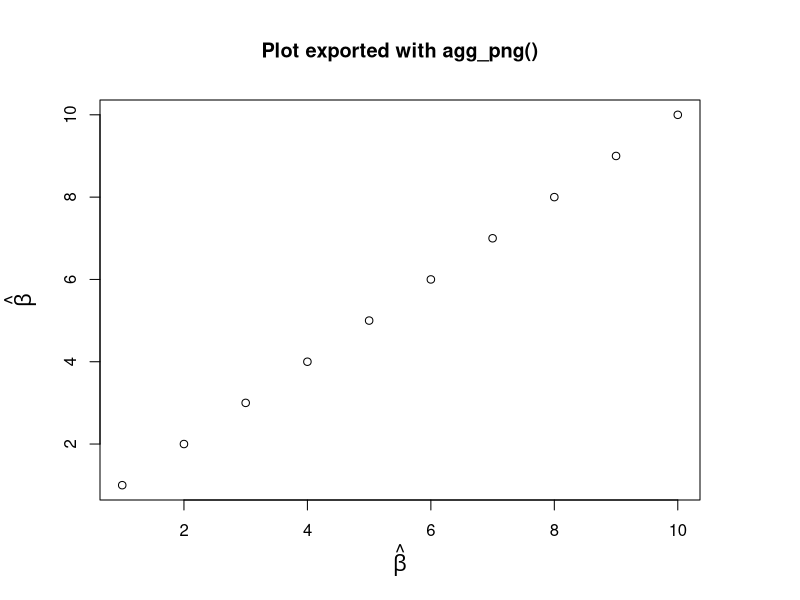
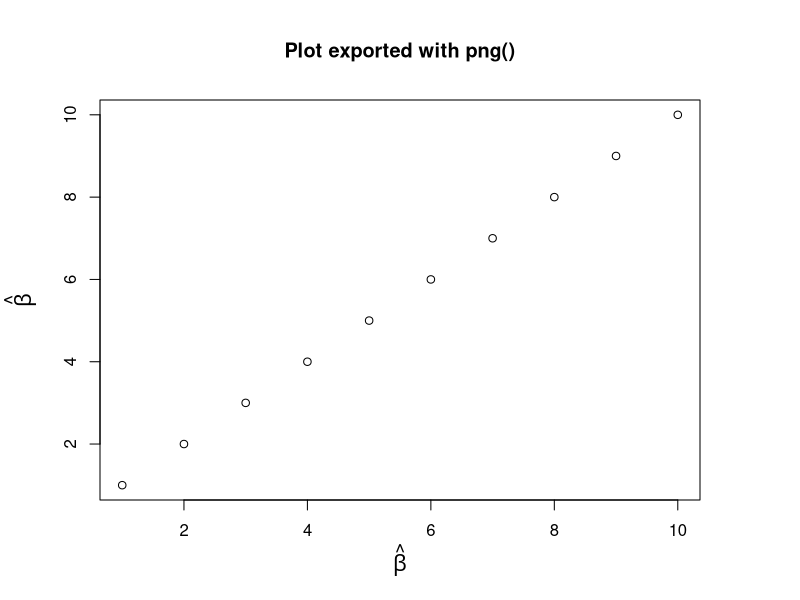
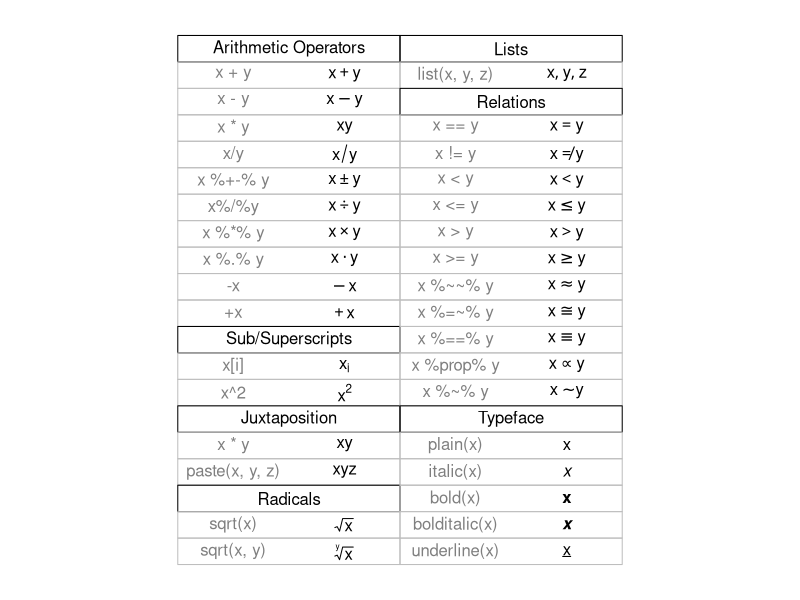
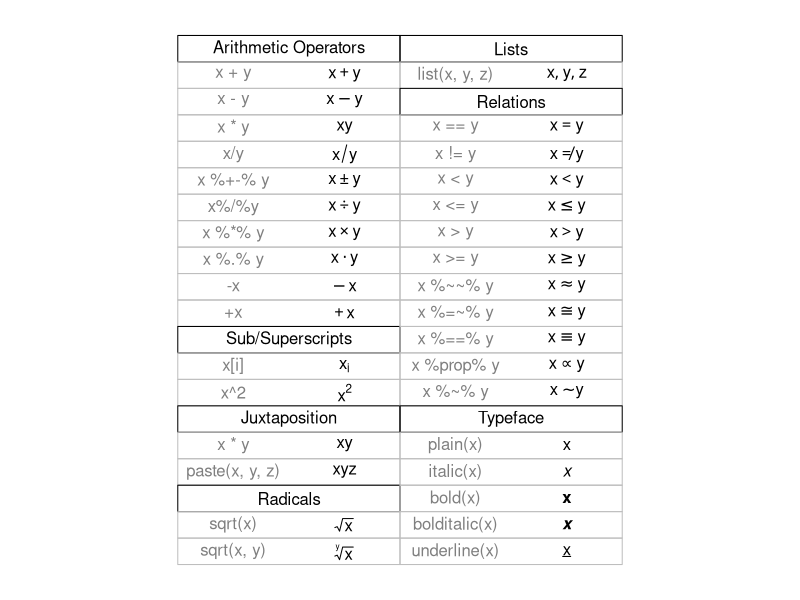
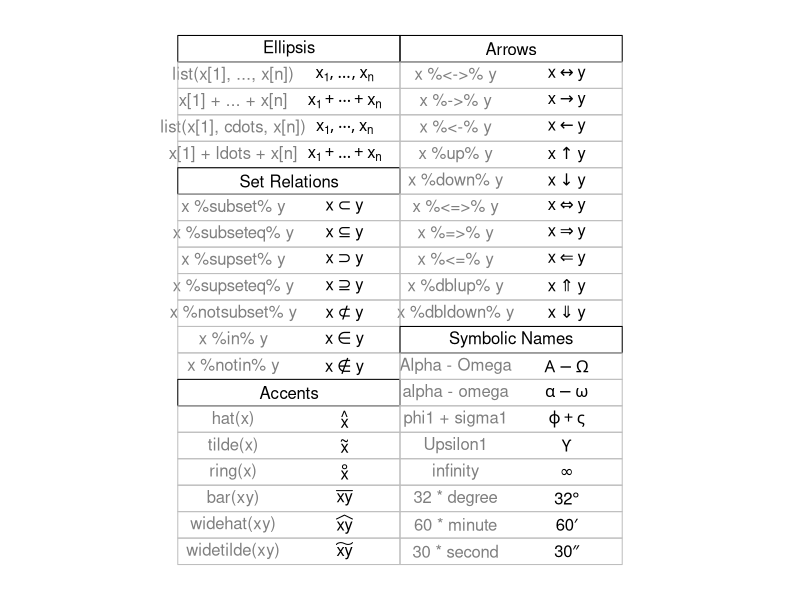
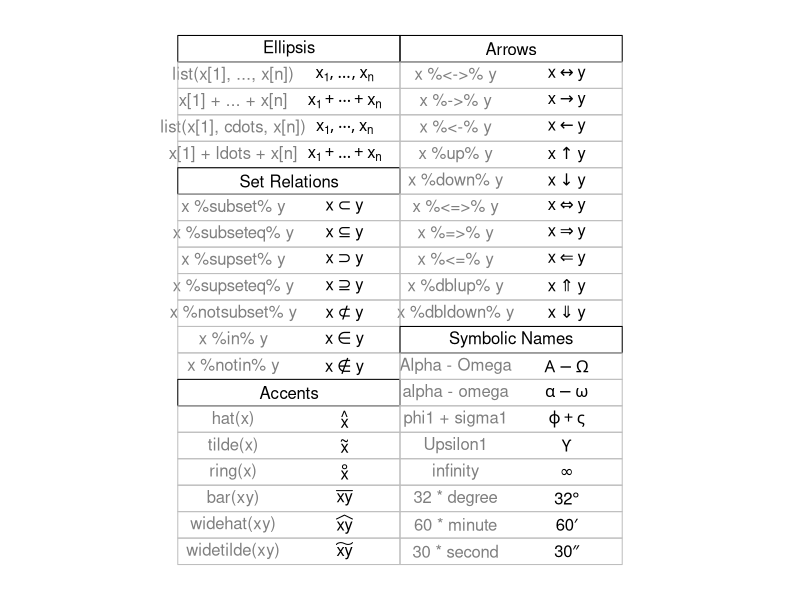
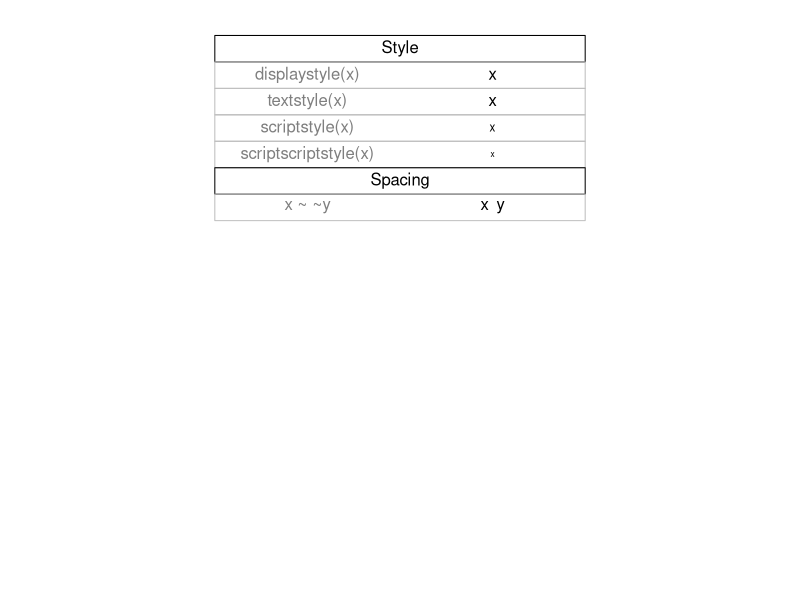
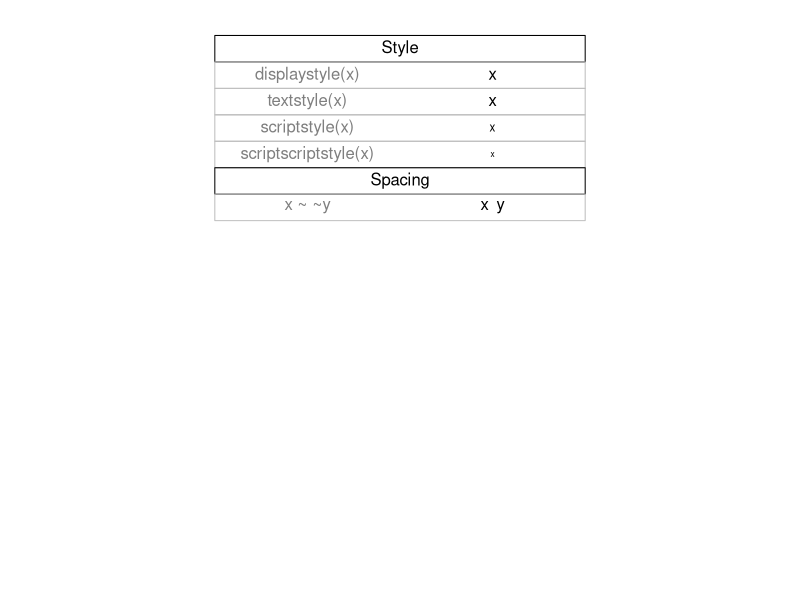

Generate these figures, in order, with R:
# Examples from grDevices::plotmath helpfil
if (Sys.info()['sysname'] == "Darwin") os <- "macos"
if (Sys.info()['sysname'] == "Linux") os <- "linux"
if (Sys.info()['sysname'] == "Windows") os <- "windows"

library(ragg)
library(glue)

systemfonts::register_variant("symbol", "Liberation Sans")

reso <- 300
scl <- reso/72

agg_png(glue('img/example-1-ragg-plot-{os}-liberationsans.png'), units = "px", res = reso, height = scl*480, width = scl*480)
par(mar = c(5, 5, 5, 5), cex.lab = 1.3)
plot(1:10, xlab = expression(hat(beta)), ylab = expression(hat(beta)))
title("Plot exported with agg_png()")
dev.off()

png(glue('img/example-1-png-plot-{os}-liberationsans.png'), units = "px", res = reso, height = scl*480, width = scl*480)
par(mar = c(5, 5, 5, 5), cex.lab = 1.3)
plot(1:10, xlab = expression(hat(beta)), ylab = expression(hat(beta)))
title("Plot exported with png()")
dev.off()

reso <- 300
scl <- reso/72

# demo 1
#  Copyright (C) 2002-2016 The R Core Team

require(datasets)
require(grDevices); require(graphics)

## --- "math annotation" in plots :

######
# create tables of mathematical annotation functionality
######
make.table <- function(nr, nc) {
  savepar <- par(mar=rep(0, 4), pty="s")
  plot(c(0, nc*2 + 1), c(0, -(nr + 1)),
       type="n", xlab="", ylab="", axes=FALSE)
  savepar
}

get.r <- function(i, nr) {
  i %% nr + 1
}

get.c <- function(i, nr) {
  i %/% nr + 1
}

draw.title.cell <- function(title, i, nr) {
  r <- get.r(i, nr)
  c <- get.c(i, nr)
  text(2*c - .5, -r, title)
  rect((2*(c - 1) + .5), -(r - .5), (2*c + .5), -(r + .5))
}

draw.plotmath.cell <- function(expr, i, nr, string = NULL) {
  r <- get.r(i, nr)
  c <- get.c(i, nr)
  if (is.null(string)) {
    string <- deparse(expr)
    string <- substr(string, 12, nchar(string) - 1)
  }
  text((2*(c - 1) + 1), -r, string, col="grey50")
  text((2*c), -r, expr, adj=c(.5,.5))
  rect((2*(c - 1) + .5), -(r - .5), (2*c + .5), -(r + .5), border="grey")
}

# demo 1 - ragg
nr <- 20
nc <- 2

agg_png(glue('img/demo-1-{os}-liberationsans.png'), units = "px", res = reso, height = scl*480, width = scl*480)
oldpar <- make.table(nr, nc)
i <- 0
draw.title.cell("Arithmetic Operators", i, nr); i <- i + 1
draw.plotmath.cell(expression(x + y), i, nr); i <- i + 1
draw.plotmath.cell(expression(x - y), i, nr); i <- i + 1
draw.plotmath.cell(expression(x * y), i, nr); i <- i + 1
draw.plotmath.cell(expression(x / y), i, nr); i <- i + 1
draw.plotmath.cell(expression(x %+-% y), i, nr); i <- i + 1
draw.plotmath.cell(expression(x %/% y), i, nr); i <- i + 1
draw.plotmath.cell(expression(x %*% y), i, nr); i <- i + 1
draw.plotmath.cell(expression(x %.% y), i, nr); i <- i + 1
draw.plotmath.cell(expression(-x), i, nr); i <- i + 1
draw.plotmath.cell(expression(+x), i, nr); i <- i + 1
draw.title.cell("Sub/Superscripts", i, nr); i <- i + 1
draw.plotmath.cell(expression(x[i]), i, nr); i <- i + 1
draw.plotmath.cell(expression(x^2), i, nr); i <- i + 1
draw.title.cell("Juxtaposition", i, nr); i <- i + 1
draw.plotmath.cell(expression(x * y), i, nr); i <- i + 1
draw.plotmath.cell(expression(paste(x, y, z)), i, nr); i <- i + 1
draw.title.cell("Radicals", i, nr); i <- i + 1
draw.plotmath.cell(expression(sqrt(x)), i, nr); i <- i + 1
draw.plotmath.cell(expression(sqrt(x, y)), i, nr); i <- i + 1
draw.title.cell("Lists", i, nr); i <- i + 1
draw.plotmath.cell(expression(list(x, y, z)), i, nr); i <- i + 1
draw.title.cell("Relations", i, nr); i <- i + 1
draw.plotmath.cell(expression(x == y), i, nr); i <- i + 1
draw.plotmath.cell(expression(x != y), i, nr); i <- i + 1
draw.plotmath.cell(expression(x < y), i, nr); i <- i + 1
draw.plotmath.cell(expression(x <= y), i, nr); i <- i + 1
draw.plotmath.cell(expression(x > y), i, nr); i <- i + 1
draw.plotmath.cell(expression(x >= y), i, nr); i <- i + 1
draw.plotmath.cell(expression(x %~~% y), i, nr); i <- i + 1
draw.plotmath.cell(expression(x %=~% y), i, nr); i <- i + 1
draw.plotmath.cell(expression(x %==% y), i, nr); i <- i + 1
draw.plotmath.cell(expression(x %prop% y), i, nr); i <- i + 1
draw.plotmath.cell(expression(x %~% y), i, nr); i <- i + 1
draw.title.cell("Typeface", i, nr); i <- i + 1
draw.plotmath.cell(expression(plain(x)), i, nr); i <- i + 1
draw.plotmath.cell(expression(italic(x)), i, nr); i <- i + 1
draw.plotmath.cell(expression(bold(x)), i, nr); i <- i + 1
draw.plotmath.cell(expression(bolditalic(x)), i, nr); i <- i + 1
draw.plotmath.cell(expression(underline(x)), i, nr); i <- i + 1
dev.off()

# demo 1 - png
nr <- 20
nc <- 2

png(glue('img/demo-1-{os}-png-liberationsans.png'), units = "px", res = reso, height = scl*480, width = scl*480)
oldpar <- make.table(nr, nc)
i <- 0
draw.title.cell("Arithmetic Operators", i, nr); i <- i + 1
draw.plotmath.cell(expression(x + y), i, nr); i <- i + 1
draw.plotmath.cell(expression(x - y), i, nr); i <- i + 1
draw.plotmath.cell(expression(x * y), i, nr); i <- i + 1
draw.plotmath.cell(expression(x / y), i, nr); i <- i + 1
draw.plotmath.cell(expression(x %+-% y), i, nr); i <- i + 1
draw.plotmath.cell(expression(x %/% y), i, nr); i <- i + 1
draw.plotmath.cell(expression(x %*% y), i, nr); i <- i + 1
draw.plotmath.cell(expression(x %.% y), i, nr); i <- i + 1
draw.plotmath.cell(expression(-x), i, nr); i <- i + 1
draw.plotmath.cell(expression(+x), i, nr); i <- i + 1
draw.title.cell("Sub/Superscripts", i, nr); i <- i + 1
draw.plotmath.cell(expression(x[i]), i, nr); i <- i + 1
draw.plotmath.cell(expression(x^2), i, nr); i <- i + 1
draw.title.cell("Juxtaposition", i, nr); i <- i + 1
draw.plotmath.cell(expression(x * y), i, nr); i <- i + 1
draw.plotmath.cell(expression(paste(x, y, z)), i, nr); i <- i + 1
draw.title.cell("Radicals", i, nr); i <- i + 1
draw.plotmath.cell(expression(sqrt(x)), i, nr); i <- i + 1
draw.plotmath.cell(expression(sqrt(x, y)), i, nr); i <- i + 1
draw.title.cell("Lists", i, nr); i <- i + 1
draw.plotmath.cell(expression(list(x, y, z)), i, nr); i <- i + 1
draw.title.cell("Relations", i, nr); i <- i + 1
draw.plotmath.cell(expression(x == y), i, nr); i <- i + 1
draw.plotmath.cell(expression(x != y), i, nr); i <- i + 1
draw.plotmath.cell(expression(x < y), i, nr); i <- i + 1
draw.plotmath.cell(expression(x <= y), i, nr); i <- i + 1
draw.plotmath.cell(expression(x > y), i, nr); i <- i + 1
draw.plotmath.cell(expression(x >= y), i, nr); i <- i + 1
draw.plotmath.cell(expression(x %~~% y), i, nr); i <- i + 1
draw.plotmath.cell(expression(x %=~% y), i, nr); i <- i + 1
draw.plotmath.cell(expression(x %==% y), i, nr); i <- i + 1
draw.plotmath.cell(expression(x %prop% y), i, nr); i <- i + 1
draw.plotmath.cell(expression(x %~% y), i, nr); i <- i + 1
draw.title.cell("Typeface", i, nr); i <- i + 1
draw.plotmath.cell(expression(plain(x)), i, nr); i <- i + 1
draw.plotmath.cell(expression(italic(x)), i, nr); i <- i + 1
draw.plotmath.cell(expression(bold(x)), i, nr); i <- i + 1
draw.plotmath.cell(expression(bolditalic(x)), i, nr); i <- i + 1
draw.plotmath.cell(expression(underline(x)), i, nr); i <- i + 1
dev.off()

# demo 2 - ragg
agg_png(glue('img/demo-2-{os}-liberationsans.png'), units = "px", res = reso, height = scl*480, width = scl*480)
# Need fewer, wider columns for ellipsis ...
nr <- 20
nc <- 2
make.table(nr, nc)
i <- 0
draw.title.cell("Ellipsis", i, nr); i <- i + 1
draw.plotmath.cell(expression(list(x[1], ..., x[n])), i, nr); i <- i + 1
draw.plotmath.cell(expression(x[1] + ... + x[n]), i, nr); i <- i + 1
draw.plotmath.cell(expression(list(x[1], cdots, x[n])), i, nr); i <- i + 1
draw.plotmath.cell(expression(x[1] + ldots + x[n]), i, nr); i <- i + 1
draw.title.cell("Set Relations", i, nr); i <- i + 1
draw.plotmath.cell(expression(x %subset% y), i, nr); i <- i + 1
draw.plotmath.cell(expression(x %subseteq% y), i, nr); i <- i + 1
draw.plotmath.cell(expression(x %supset% y), i, nr); i <- i + 1
draw.plotmath.cell(expression(x %supseteq% y), i, nr); i <- i + 1
draw.plotmath.cell(expression(x %notsubset% y), i, nr); i <- i + 1
draw.plotmath.cell(expression(x %in% y), i, nr); i <- i + 1
draw.plotmath.cell(expression(x %notin% y), i, nr); i <- i + 1
draw.title.cell("Accents", i, nr); i <- i + 1
draw.plotmath.cell(expression(hat(x)), i, nr); i <- i + 1
draw.plotmath.cell(expression(tilde(x)), i, nr); i <- i + 1
draw.plotmath.cell(expression(ring(x)), i, nr); i <- i + 1
draw.plotmath.cell(expression(bar(xy)), i, nr); i <- i + 1
draw.plotmath.cell(expression(widehat(xy)), i, nr); i <- i + 1
draw.plotmath.cell(expression(widetilde(xy)), i, nr); i <- i + 1
draw.title.cell("Arrows", i, nr); i <- i + 1
draw.plotmath.cell(expression(x %<->% y), i, nr); i <- i + 1
draw.plotmath.cell(expression(x %->% y), i, nr); i <- i + 1
draw.plotmath.cell(expression(x %<-% y), i, nr); i <- i + 1
draw.plotmath.cell(expression(x %up% y), i, nr); i <- i + 1
draw.plotmath.cell(expression(x %down% y), i, nr); i <- i + 1
draw.plotmath.cell(expression(x %<=>% y), i, nr); i <- i + 1
draw.plotmath.cell(expression(x %=>% y), i, nr); i <- i + 1
draw.plotmath.cell(expression(x %<=% y), i, nr); i <- i + 1
draw.plotmath.cell(expression(x %dblup% y), i, nr); i <- i + 1
draw.plotmath.cell(expression(x %dbldown% y), i, nr); i <- i + 1
draw.title.cell("Symbolic Names", i, nr); i <- i + 1
draw.plotmath.cell(expression(Alpha - Omega), i, nr); i <- i + 1
draw.plotmath.cell(expression(alpha - omega), i, nr); i <- i + 1
draw.plotmath.cell(expression(phi1 + sigma1), i, nr); i <- i + 1
draw.plotmath.cell(expression(Upsilon1), i, nr); i <- i + 1
draw.plotmath.cell(expression(infinity), i, nr); i <- i + 1
draw.plotmath.cell(expression(32 * degree), i, nr); i <- i + 1
draw.plotmath.cell(expression(60 * minute), i, nr); i <- i + 1
draw.plotmath.cell(expression(30 * second), i, nr); i <- i + 1
dev.off()

# demo 2 - png
png(glue('img/demo-2-{os}-png-liberationsans.png'), units = "px", res = reso, height = scl*480, width = scl*480)
# Need fewer, wider columns for ellipsis ...
nr <- 20
nc <- 2
make.table(nr, nc)
i <- 0
draw.title.cell("Ellipsis", i, nr); i <- i + 1
draw.plotmath.cell(expression(list(x[1], ..., x[n])), i, nr); i <- i + 1
draw.plotmath.cell(expression(x[1] + ... + x[n]), i, nr); i <- i + 1
draw.plotmath.cell(expression(list(x[1], cdots, x[n])), i, nr); i <- i + 1
draw.plotmath.cell(expression(x[1] + ldots + x[n]), i, nr); i <- i + 1
draw.title.cell("Set Relations", i, nr); i <- i + 1
draw.plotmath.cell(expression(x %subset% y), i, nr); i <- i + 1
draw.plotmath.cell(expression(x %subseteq% y), i, nr); i <- i + 1
draw.plotmath.cell(expression(x %supset% y), i, nr); i <- i + 1
draw.plotmath.cell(expression(x %supseteq% y), i, nr); i <- i + 1
draw.plotmath.cell(expression(x %notsubset% y), i, nr); i <- i + 1
draw.plotmath.cell(expression(x %in% y), i, nr); i <- i + 1
draw.plotmath.cell(expression(x %notin% y), i, nr); i <- i + 1
draw.title.cell("Accents", i, nr); i <- i + 1
draw.plotmath.cell(expression(hat(x)), i, nr); i <- i + 1
draw.plotmath.cell(expression(tilde(x)), i, nr); i <- i + 1
draw.plotmath.cell(expression(ring(x)), i, nr); i <- i + 1
draw.plotmath.cell(expression(bar(xy)), i, nr); i <- i + 1
draw.plotmath.cell(expression(widehat(xy)), i, nr); i <- i + 1
draw.plotmath.cell(expression(widetilde(xy)), i, nr); i <- i + 1
draw.title.cell("Arrows", i, nr); i <- i + 1
draw.plotmath.cell(expression(x %<->% y), i, nr); i <- i + 1
draw.plotmath.cell(expression(x %->% y), i, nr); i <- i + 1
draw.plotmath.cell(expression(x %<-% y), i, nr); i <- i + 1
draw.plotmath.cell(expression(x %up% y), i, nr); i <- i + 1
draw.plotmath.cell(expression(x %down% y), i, nr); i <- i + 1
draw.plotmath.cell(expression(x %<=>% y), i, nr); i <- i + 1
draw.plotmath.cell(expression(x %=>% y), i, nr); i <- i + 1
draw.plotmath.cell(expression(x %<=% y), i, nr); i <- i + 1
draw.plotmath.cell(expression(x %dblup% y), i, nr); i <- i + 1
draw.plotmath.cell(expression(x %dbldown% y), i, nr); i <- i + 1
draw.title.cell("Symbolic Names", i, nr); i <- i + 1
draw.plotmath.cell(expression(Alpha - Omega), i, nr); i <- i + 1
draw.plotmath.cell(expression(alpha - omega), i, nr); i <- i + 1
draw.plotmath.cell(expression(phi1 + sigma1), i, nr); i <- i + 1
draw.plotmath.cell(expression(Upsilon1), i, nr); i <- i + 1
draw.plotmath.cell(expression(infinity), i, nr); i <- i + 1
draw.plotmath.cell(expression(32 * degree), i, nr); i <- i + 1
draw.plotmath.cell(expression(60 * minute), i, nr); i <- i + 1
draw.plotmath.cell(expression(30 * second), i, nr); i <- i + 1
dev.off()

# demo 3 - ragg
agg_png(glue('img/demo-3-{os}-liberationsans.png'), units = "px", res = reso, height = scl*480, width = scl*480)
# Need even fewer, wider columns for typeface and style ...
nr <- 20
nc <- 1
make.table(nr, nc)
i <- 0
draw.title.cell("Style", i, nr); i <- i + 1
draw.plotmath.cell(expression(displaystyle(x)), i, nr); i <- i + 1
draw.plotmath.cell(expression(textstyle(x)), i, nr); i <- i + 1
draw.plotmath.cell(expression(scriptstyle(x)), i, nr); i <- i + 1
draw.plotmath.cell(expression(scriptscriptstyle(x)), i, nr); i <- i + 1
draw.title.cell("Spacing", i, nr); i <- i + 1
draw.plotmath.cell(expression(x ~~ y), i, nr); i <- i + 1
dev.off()

# demo 3 - png
png(glue('img/demo-3-{os}-png-liberationsans.png'), units = "px", res = reso, height = scl*480, width = scl*480)
# Need even fewer, wider columns for typeface and style ...
nr <- 20
nc <- 1
make.table(nr, nc)
i <- 0
draw.title.cell("Style", i, nr); i <- i + 1
draw.plotmath.cell(expression(displaystyle(x)), i, nr); i <- i + 1
draw.plotmath.cell(expression(textstyle(x)), i, nr); i <- i + 1
draw.plotmath.cell(expression(scriptstyle(x)), i, nr); i <- i + 1
draw.plotmath.cell(expression(scriptscriptstyle(x)), i, nr); i <- i + 1
draw.title.cell("Spacing", i, nr); i <- i + 1
draw.plotmath.cell(expression(x ~~ y), i, nr); i <- i + 1
dev.off()

# demo 4 - ragg
agg_png(glue('img/demo-4-{os}-liberationsans.png'), units = "px", res = reso, height = scl*480, width = scl*480)
# Need fewer, taller rows for fractions ...
# cheat a bit to save pages
# par(new = TRUE)
nr <- 10
nc <- 1
make.table(nr, nc)
i <- 4
draw.plotmath.cell(expression(x + phantom(0) + y), i, nr); i <- i + 1
draw.plotmath.cell(expression(x + over(1, phantom(0))), i, nr); i <- i + 1
draw.title.cell("Fractions", i, nr); i <- i + 1
draw.plotmath.cell(expression(frac(x, y)), i, nr); i <- i + 1
draw.plotmath.cell(expression(over(x, y)), i, nr); i <- i + 1
draw.plotmath.cell(expression(atop(x, y)), i, nr); i <- i + 1
dev.off()

# demo 4 - png
png(glue('img/demo-4-{os}-png-liberationsans.png'), units = "px", res = reso, height = scl*480, width = scl*480)
# Need fewer, taller rows for fractions ...
# cheat a bit to save pages
# par(new = TRUE)
nr <- 10
nc <- 1
make.table(nr, nc)
i <- 4
draw.plotmath.cell(expression(x + phantom(0) + y), i, nr); i <- i + 1
draw.plotmath.cell(expression(x + over(1, phantom(0))), i, nr); i <- i + 1
draw.title.cell("Fractions", i, nr); i <- i + 1
draw.plotmath.cell(expression(frac(x, y)), i, nr); i <- i + 1
draw.plotmath.cell(expression(over(x, y)), i, nr); i <- i + 1
draw.plotmath.cell(expression(atop(x, y)), i, nr); i <- i + 1
dev.off()

# demo 5 - ragg
agg_png(glue('img/demo-5-{os}-liberationsans.png'), units = "px", res = reso, height = scl*480, width = scl*480)
# Need fewer, taller rows and fewer, wider columns for big operators ...
nr <- 10
nc <- 1
make.table(nr, nc)
i <- 0
draw.title.cell("Big Operators", i, nr); i <- i + 1
draw.plotmath.cell(expression(sum(x[i], i=1, n)), i, nr); i <- i + 1
draw.plotmath.cell(expression(prod(plain(P)(X == x), x)), i, nr); i <- i + 1
draw.plotmath.cell(expression(integral(f(x) * dx, a, b)), i, nr); i <- i + 1
draw.plotmath.cell(expression(union(A[i], i==1, n)), i, nr); i <- i + 1
draw.plotmath.cell(expression(intersect(A[i], i==1, n)), i, nr); i <- i + 1
draw.plotmath.cell(expression(lim(f(x), x %->% 0)), i, nr); i <- i + 1
draw.plotmath.cell(expression(min(g(x), x >= 0)), i, nr); i <- i + 1
draw.plotmath.cell(expression(inf(S)), i, nr); i <- i + 1
draw.plotmath.cell(expression(sup(S)), i, nr); i <- i + 1
dev.off()

# demo 5 - png
png(glue('img/demo-5-{os}-png-liberationsans.png'), units = "px", res = reso, height = scl*480, width = scl*480)
# Need fewer, taller rows and fewer, wider columns for big operators ...
nr <- 10
nc <- 1
make.table(nr, nc)
i <- 0
draw.title.cell("Big Operators", i, nr); i <- i + 1
draw.plotmath.cell(expression(sum(x[i], i=1, n)), i, nr); i <- i + 1
draw.plotmath.cell(expression(prod(plain(P)(X == x), x)), i, nr); i <- i + 1
draw.plotmath.cell(expression(integral(f(x) * dx, a, b)), i, nr); i <- i + 1
draw.plotmath.cell(expression(union(A[i], i==1, n)), i, nr); i <- i + 1
draw.plotmath.cell(expression(intersect(A[i], i==1, n)), i, nr); i <- i + 1
draw.plotmath.cell(expression(lim(f(x), x %->% 0)), i, nr); i <- i + 1
draw.plotmath.cell(expression(min(g(x), x >= 0)), i, nr); i <- i + 1
draw.plotmath.cell(expression(inf(S)), i, nr); i <- i + 1
draw.plotmath.cell(expression(sup(S)), i, nr); i <- i + 1
dev.off()

# demo 6 - ragg
agg_png(glue('img/demo-6-{os}-liberationsans.png'), units = "px", res = reso, height = scl*480, width = scl*480)
nr <- 12
nc <- 1
make.table(nr, nc)
i <- 0
draw.title.cell("Grouping", i, nr); i <- i + 1
# Those involving '{ . }' have to be done "by hand"
draw.plotmath.cell(expression({}(x , y)), i, nr, string="{}(x, y)"); i <- i + 1
draw.plotmath.cell(expression((x + y)*z), i, nr); i <- i + 1
draw.plotmath.cell(expression(x^y + z),   i, nr); i <- i + 1
draw.plotmath.cell(expression(x^(y + z)), i, nr); i <- i + 1
draw.plotmath.cell(expression(x^{y + z}), i, nr, string="x^{y + z}"); i <- i + 1
draw.plotmath.cell(expression(group("(", list(a, b), "]")), i, nr); i <- i + 1
draw.plotmath.cell(expression(bgroup("(", atop(x, y), ")")), i, nr); i <- i + 1
draw.plotmath.cell(expression(group(lceil, x, rceil)), i, nr); i <- i + 1
draw.plotmath.cell(expression(group(lfloor, x, rfloor)), i, nr); i <- i + 1
draw.plotmath.cell(expression(group(langle, list(x, y), rangle)), i, nr); i <- i + 1
draw.plotmath.cell(expression(group("|", x, "|")), i, nr); i <- i + 1
dev.off()

# demo 6 - png
png(glue('img/demo-6-{os}-png-liberationsans.png'), units = "px", res = reso, height = scl*480, width = scl*480)
nr <- 12
nc <- 1
make.table(nr, nc)
i <- 0
draw.title.cell("Grouping", i, nr); i <- i + 1
# Those involving '{ . }' have to be done "by hand"
draw.plotmath.cell(expression({}(x , y)), i, nr, string="{}(x, y)"); i <- i + 1
draw.plotmath.cell(expression((x + y)*z), i, nr); i <- i + 1
draw.plotmath.cell(expression(x^y + z),   i, nr); i <- i + 1
draw.plotmath.cell(expression(x^(y + z)), i, nr); i <- i + 1
draw.plotmath.cell(expression(x^{y + z}), i, nr, string="x^{y + z}"); i <- i + 1
draw.plotmath.cell(expression(group("(", list(a, b), "]")), i, nr); i <- i + 1
draw.plotmath.cell(expression(bgroup("(", atop(x, y), ")")), i, nr); i <- i + 1
draw.plotmath.cell(expression(group(lceil, x, rceil)), i, nr); i <- i + 1
draw.plotmath.cell(expression(group(lfloor, x, rfloor)), i, nr); i <- i + 1
draw.plotmath.cell(expression(group(langle, list(x, y), rangle)), i, nr); i <- i + 1
draw.plotmath.cell(expression(group("|", x, "|")), i, nr); i <- i + 1
dev.off()

par(oldpar)

reso <- 300
scl <- reso/72

# Example 1 - ragg
agg_png(glue('img/plotmath-ex1-{os}-liberationsans.png'), units = "px", res = reso, height = scl*480, width = scl*480)
x <- seq(-4, 4, length.out = 101)
y <- cbind(sin(x), cos(x))
matplot(x, y, type = "l", xaxt = "n",
        main = expression(paste(plain(sin) * phi, "  and  ",
                                plain(cos) * phi)),
        ylab = expression("sin" * phi, "cos" * phi), # only 1st is taken
        xlab = expression(paste("Phase Angle ", phi)),
        col.main = "blue")
axis(1, at = c(-pi, -pi/2, 0, pi/2, pi),
     labels = expression(-pi, -pi/2, 0, pi/2, pi))
dev.off()

# Example 1 - png
png(glue('img/plotmath-ex1-{os}-png-liberationsans.png'), units = "px", res = reso, height = scl*480, width = scl*480)
x <- seq(-4, 4, length.out = 101)
y <- cbind(sin(x), cos(x))
matplot(x, y, type = "l", xaxt = "n",
        main = expression(paste(plain(sin) * phi, "  and  ",
                                plain(cos) * phi)),
        ylab = expression("sin" * phi, "cos" * phi), # only 1st is taken
        xlab = expression(paste("Phase Angle ", phi)),
        col.main = "blue")
axis(1, at = c(-pi, -pi/2, 0, pi/2, pi),
     labels = expression(-pi, -pi/2, 0, pi/2, pi))
dev.off()

# Example 2 - ragg
## How to combine "math" and numeric variables :
agg_png(glue('img/plotmath-ex2-{os}-liberationsans.png'), units = "px", res = reso, height = scl*480, width = scl*480)
plot(1:10, type="n", xlab="", ylab="", main = "plot math & numbers")
theta <- 1.23 ; mtext(bquote(hat(theta) == .(theta)), line= .25)
for(i in 2:9)
  text(i, i+1, substitute(list(xi, eta) == group("(",list(x,y),")"),
                          list(x = i, y = i+1)))
## note that both of these use calls rather than expressions.
##
text(1, 10,  "Derivatives:", adj = 0)
text(1, 9.6, expression(
  "             first: {f * minute}(x) " == {f * minute}(x)), adj = 0)
text(1, 9.0, expression(
  "     second: {f * second}(x) "        == {f * second}(x)), adj = 0)
dev.off()

# Example 2 - png
## How to combine "math" and numeric variables :
png(glue('img/plotmath-ex2-{os}-png-liberationsans.png'), units = "px", res = reso, height = scl*480, width = scl*480)
plot(1:10, type="n", xlab="", ylab="", main = "plot math & numbers")
theta <- 1.23 ; mtext(bquote(hat(theta) == .(theta)), line= .25)
for(i in 2:9)
  text(i, i+1, substitute(list(xi, eta) == group("(",list(x,y),")"),
                          list(x = i, y = i+1)))
## note that both of these use calls rather than expressions.
##
text(1, 10,  "Derivatives:", adj = 0)
text(1, 9.6, expression(
  "             first: {f * minute}(x) " == {f * minute}(x)), adj = 0)
text(1, 9.0, expression(
  "     second: {f * second}(x) "        == {f * second}(x)), adj = 0)
dev.off()

# Example 3 - ragg
## note the "{ .. }" trick to get "chained" equations:
agg_png(glue('img/plotmath-ex3-{os}-liberationsans.png'), units = "px", res = reso, height = scl*480, width = scl*480)
plot(1:10, 1:10, main = quote(1 <= {1 < 2}))
text(4, 9, expression(hat(beta) == (X^t * X)^{-1} * X^t * y))
text(4, 8.4, "expression(hat(beta) == (X^t * X)^{-1} * X^t * y)",
     cex = .8)
text(4, 7, expression(bar(x) == sum(frac(x[i], n), i==1, n)))
text(4, 6.4, "expression(bar(x) == sum(frac(x[i], n), i==1, n))",
     cex = .8)
text(8, 5, expression(paste(frac(1, sigma*sqrt(2*pi)), " ",
                            plain(e)^{frac(-(x-mu)^2, 2*sigma^2)})),
     cex = 1.2)
dev.off()

# Example 3 - png
## note the "{ .. }" trick to get "chained" equations:
png(glue('img/plotmath-ex3-{os}-png-liberationsans.png'), units = "px", res = reso, height = scl*480, width = scl*480)
plot(1:10, 1:10, main = quote(1 <= {1 < 2}))
text(4, 9, expression(hat(beta) == (X^t * X)^{-1} * X^t * y))
text(4, 8.4, "expression(hat(beta) == (X^t * X)^{-1} * X^t * y)",
     cex = .8)
text(4, 7, expression(bar(x) == sum(frac(x[i], n), i==1, n)))
text(4, 6.4, "expression(bar(x) == sum(frac(x[i], n), i==1, n))",
     cex = .8)
text(8, 5, expression(paste(frac(1, sigma*sqrt(2*pi)), " ",
                            plain(e)^{frac(-(x-mu)^2, 2*sigma^2)})),
     cex = 1.2)
dev.off()

# Example 4 - ragg
## some other useful symbols
agg_png(glue('img/plotmath-ex4-{os}-liberationsans.png'), units = "px", res = reso, height = scl*480, width = scl*480)
plot.new(); plot.window(c(0,4), c(15,1))
text(1, 1, "universal", adj = 0); text(2.5, 1,  "\\042")
text(3, 1, expression(symbol("\042")))
text(1, 2, "existential", adj = 0); text(2.5, 2,  "\\044")
text(3, 2, expression(symbol("\044")))
text(1, 3, "suchthat", adj = 0); text(2.5, 3,  "\\047")
text(3, 3, expression(symbol("\047")))
text(1, 4, "therefore", adj = 0); text(2.5, 4,  "\\134")
text(3, 4, expression(symbol("\134")))
text(1, 5, "perpendicular", adj = 0); text(2.5, 5,  "\\136")
text(3, 5, expression(symbol("\136")))
text(1, 6, "circlemultiply", adj = 0); text(2.5, 6,  "\\304")
text(3, 6, expression(symbol("\304")))
text(1, 7, "circleplus", adj = 0); text(2.5, 7,  "\\305")
text(3, 7, expression(symbol("\305")))
text(1, 8, "emptyset", adj = 0); text(2.5, 8,  "\\306")
text(3, 8, expression(symbol("\306")))
text(1, 9, "angle", adj = 0); text(2.5, 9,  "\\320")
text(3, 9, expression(symbol("\320")))
text(1, 10, "leftangle", adj = 0); text(2.5, 10,  "\\341")
text(3, 10, expression(symbol("\341")))
text(1, 11, "rightangle", adj = 0); text(2.5, 11,  "\\361")
text(3, 11, expression(symbol("\361")))
dev.off()

# Example 4 - ragg
## some other useful symbols
png(glue('img/plotmath-ex4-{os}-png-liberationsans.png'), units = "px", res = reso, height = scl*480, width = scl*480)
plot.new(); plot.window(c(0,4), c(15,1))
text(1, 1, "universal", adj = 0); text(2.5, 1,  "\\042")
text(3, 1, expression(symbol("\042")))
text(1, 2, "existential", adj = 0); text(2.5, 2,  "\\044")
text(3, 2, expression(symbol("\044")))
text(1, 3, "suchthat", adj = 0); text(2.5, 3,  "\\047")
text(3, 3, expression(symbol("\047")))
text(1, 4, "therefore", adj = 0); text(2.5, 4,  "\\134")
text(3, 4, expression(symbol("\134")))
text(1, 5, "perpendicular", adj = 0); text(2.5, 5,  "\\136")
text(3, 5, expression(symbol("\136")))
text(1, 6, "circlemultiply", adj = 0); text(2.5, 6,  "\\304")
text(3, 6, expression(symbol("\304")))
text(1, 7, "circleplus", adj = 0); text(2.5, 7,  "\\305")
text(3, 7, expression(symbol("\305")))
text(1, 8, "emptyset", adj = 0); text(2.5, 8,  "\\306")
text(3, 8, expression(symbol("\306")))
text(1, 9, "angle", adj = 0); text(2.5, 9,  "\\320")
text(3, 9, expression(symbol("\320")))
text(1, 10, "leftangle", adj = 0); text(2.5, 10,  "\\341")
text(3, 10, expression(symbol("\341")))
text(1, 11, "rightangle", adj = 0); text(2.5, 11,  "\\361")
text(3, 11, expression(symbol("\361")))
dev.off()

agg_png(glue('img/issue-89-{os}.png'), units = "px", res = reso, height = scl*480, width = scl*480)
plot(data = mtcars, disp ~ mpg, xlab = expression("efficiency" ~ mpg^-1))
dev.off()
